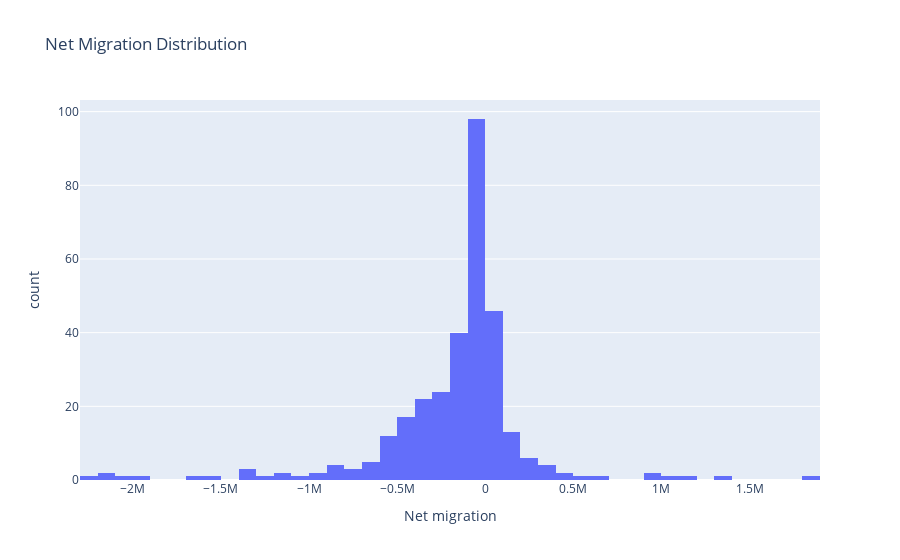

Write notebook code for a chart like this one.
### Code cell
# plotly for histogram of net migration
import plotly.express as px

fig = px.histogram(data, x="Net migration", nbins=50,
                   title= "Net Migration Distribution")
fig.show()

### Figure 1 — Plotly figure (JSON) as saved in the notebook; plotly's stock layout.template omitted (floating-point values rounded to 4 significant figures; data arrays with more than 128 entries replaced by an {"elided": "..."} marker saying what was removed)
{"data": [{"alignmentgroup": "True", "bingroup": "x", "hovertemplate": "Net migration=%{x}<br>count=%{y}<extra></extra>", "legendgroup": "", "marker": {"color": "#636efa", "pattern": {"shape": ""}}, "name": "", "nbinsx": 50, "offsetgroup": "", "orientation": "v", "showlegend": false, "type": "histogram", "x": {"elided": "320 int values"}, "xaxis": "x", "yaxis": "y"}], "layout": {"barmode": "relative", "legend": {"tracegroupgap": 0}, "title": {"text": "Net Migration Distribution"}, "xaxis": {"anchor": "y", "domain": [0, 1], "title": {"text": "Net migration"}}, "yaxis": {"anchor": "x", "domain": [0, 1], "title": {"text": "count"}}}}
